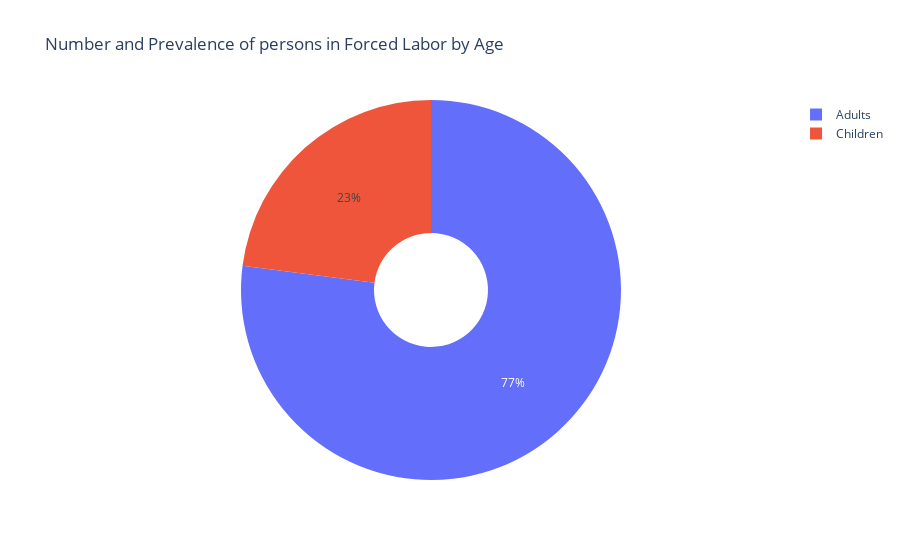

Write notebook code for a chart like this one.
### Code cell
labels = laour_sex_age_noworld_age['Category_Sex_Age'].tolist()
values = laour_sex_age_noworld_age['Total'].tolist()


layout = go.Layout(
    autosize=True,
    title = 'Number and Prevalence of persons in Forced Labor by Age',
    xaxis= go.layout.XAxis(linecolor = 'black',
                          linewidth = 1,
                          mirror = True),

    yaxis= go.layout.YAxis(linecolor = 'black',
                          linewidth = 1,
                          mirror = True),
)
fig = go.Figure(data=[go.Pie(labels = labels, values=values, hole=0.3)])
fig.update(layout=layout)
fig.show()

### Figure 1 — Plotly figure (JSON) as saved in the notebook; plotly's stock layout.template omitted (floating-point values rounded to 4 significant figures)
{"data": [{"hole": 0.3, "labels": ["Adults", "Children"], "type": "pie", "values": [81217000, 24216000]}], "layout": {"autosize": true, "title": {"text": "Number and Prevalence of persons in Forced Labor by Age"}, "xaxis": {"linecolor": "black", "linewidth": 1, "mirror": true}, "yaxis": {"linecolor": "black", "linewidth": 1, "mirror": true}}}
